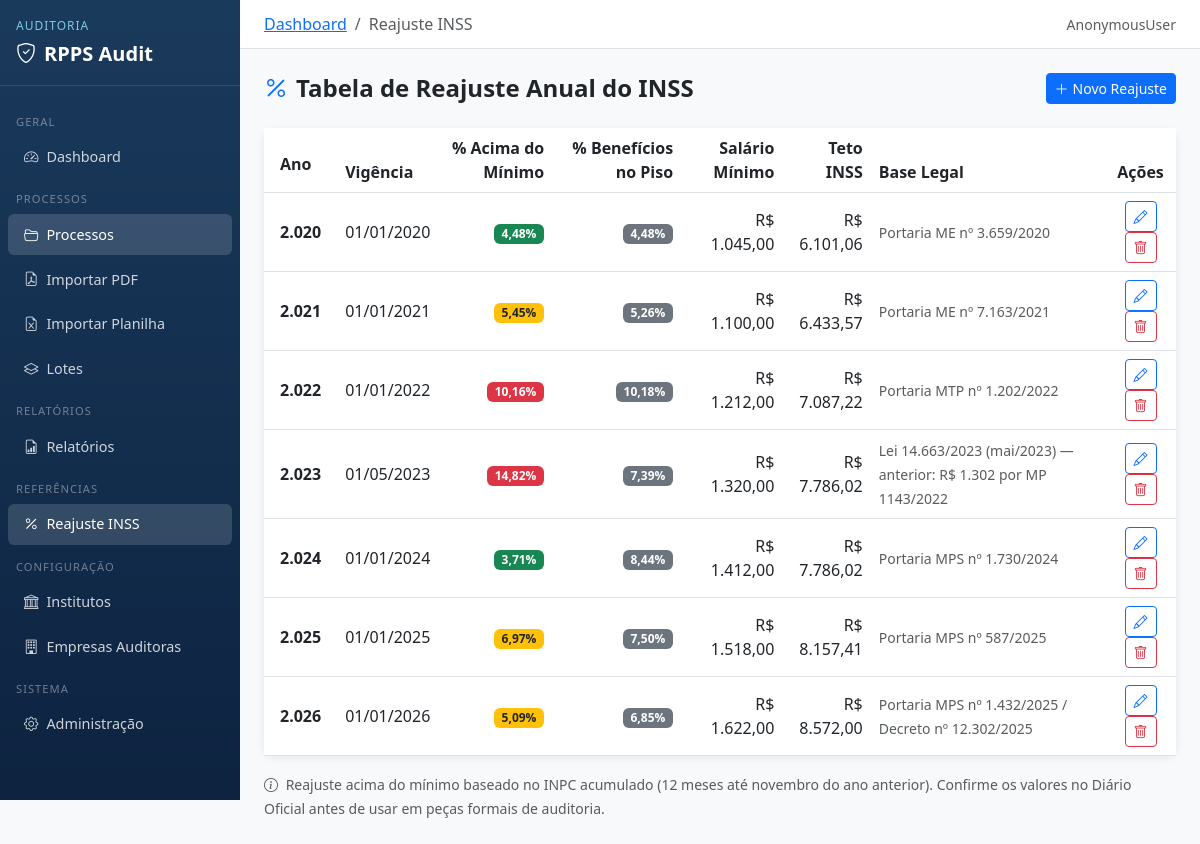
Screenshot of /processos/reajuste-inss/ with the database file from the repository.
### processos/models.py (models this page shows, shortened)
class ReajusteINSS(models.Model):
    ano = models.IntegerField(unique=True, verbose_name='Ano')
    vigencia = models.DateField(verbose_name='Vigência')
    percentual_acima_minimo = models.DecimalField(max_digits=5, decimal_places=2, verbose_name='% Reajuste (acima do mínimo)')
    percentual_piso = models.DecimalField(max_digits=5, decimal_places=2, verbose_name='% Reajuste (benefícios no piso)')
    salario_minimo = models.DecimalField(max_digits=10, decimal_places=2, verbose_name='Salário Mínimo (R$)')
    teto_inss = models.DecimalField(max_digits=10, decimal_places=2, verbose_name='Teto INSS (R$)')
    base_legal = models.CharField(max_length=200, blank=True, verbose_name='Base Legal')
    fatores_pro_rata = models.JSONField(
        default=dict, blank=True,
        verbose_name='Fatores Pro-Rata por Mês de Concessão',
        help_text=(
            'Para benefícios concedidos no ano anterior ao reajuste. '
            'Chave: mês de concessão (1–12). Valor: percentual de reajuste. '
            'Ex: {"1": 3.90, "2": 3.90, "3": 2.38, ...}'
        ),
    )
    class Meta:
        verbose_name = 'Reajuste INSS'
        verbose_name_plural = 'Reajustes INSS'
        ordering = ['-ano']

### processos/views.py (the view, shortened to what this page needs)
# urls.py: path('reajuste-inss/', views.reajuste_inss, name='reajuste_inss'),
def reajuste_inss(request):
    registros = ReajusteINSS.objects.order_by('ano')
    return render(request, 'processos/reajuste_inss.html', {'registros': registros})

### templates/processos/reajuste_inss.html (shortened to what this page needs)
{% extends 'base.html' %}
{% block breadcrumb %}
<li class="breadcrumb-item"><a href="{% url 'core:dashboard' %}">Dashboard</a></li>
<li class="breadcrumb-item active">Reajuste INSS</li>
{% endblock %}
{% block content %}
<div class="d-flex justify-content-between align-items-center mb-4">
    <h4 class="mb-0 fw-bold"><i class="bi bi-percent me-2 text-primary"></i>Tabela de Reajuste Anual do INSS</h4>
    <button class="btn btn-primary btn-sm" data-bs-toggle="modal" data-bs-target="#modalNovo">
        <i class="bi bi-plus-lg me-1"></i>Novo Reajuste
    </button>
</div>
<div class="card card-stat">
    <div class="card-body p-0">
        <table class="table table-hover mb-0 align-middle">
            <thead>
                <tr style="background:#1a3a5c; color:white;">
                    <th class="px-3 py-3">Ano</th>
                    <th>Vigência</th>
                    <th class="text-end">% Acima do Mínimo</th>
                    <th class="text-end">% Benefícios no Piso</th>
                    <th class="text-end">Salário Mínimo</th>
                    <th class="text-end">Teto INSS</th>
                    <th>Base Legal</th>
                    <th class="text-center">Ações</th>
                </tr>
            </thead>
            <tbody>
                {% for r in registros %}
                <tr>
                    <td class="px-3 fw-bold">{{ r.ano }}</td>
                    <td>{{ r.vigencia|date:"d/m/Y" }}</td>
                    <td class="text-end">
                        <span class="badge {% if r.percentual_acima_minimo >= 10 %}bg-danger{% elif r.percentual_acima_minimo >= 5 %}bg-warning text-dark{% else %}bg-success{% endif %}">
                            {{ r.percentual_acima_minimo }}%
                        </span>
                    </td>
                    <td class="text-end">
                        <span class="badge bg-secondary">{{ r.percentual_piso }}%</span>
                    </td>
                    <td class="text-end">R$ {{ r.salario_minimo|floatformat:2 }}</td>
                    <td class="text-end">R$ {{ r.teto_inss|floatformat:2 }}</td>
                    <td><small class="text-muted">{{ r.base_legal }}</small></td>
                    <td class="text-center">
                        <button class="btn btn-outline-primary btn-sm"
                            data-bs-toggle="modal" data-bs-target="#modalEditar"
                            data-pk="{{ r.pk }}"
                            data-ano="{{ r.ano }}"
                            data-vigencia="{{ r.vigencia|date:'Y-m-d' }}"
                            data-acima="{{ r.percentual_acima_minimo }}"
                            data-piso="{{ r.percentual_piso }}"
                            data-sm="{{ r.salario_minimo }}"
                            data-teto="{{ r.teto_inss }}"
                            data-legal="{{ r.base_legal }}">
                            <i class="bi bi-pencil"></i>
                        </button>
                        <form method="post" class="d-inline" onsubmit="return confirm('Excluir reajuste {{ r.ano }}?')">
                            <button type="submit" class="btn btn-outline-danger btn-sm">
                                <i class="bi bi-trash"></i>
                            </button>
                        </form>
                    </td>
                </tr>
                {% empty %}
                <tr><td colspan="8" class="text-center text-muted py-4">Nenhum registro cadastrado.</td></tr>
                {% endfor %}
            </tbody>
        </table>
    </div>
</div>
<div class="mt-3">
    <small class="text-muted">
        <i class="bi bi-info-circle me-1"></i>
        Reajuste acima do mínimo baseado no INPC acumulado (12 meses até novembro do ano anterior). Confirme os valores no Diário Oficial antes de usar em peças formais de auditoria.
    </small>
</div>
{% endblock %}

### templates/base.html (style rules this page uses)
body { background-color: #f8f9fa; }
.card-stat { border: none; border-radius: 12px; box-shadow: 0 2px 8px rgba(0,0,0,0.08); }
.card-stat .card-body { padding: 1.25rem; }

### rows the page displays
ReajusteINSS: ano "2.020", vigencia "01/01/2020", percentual_acima_minimo "4,48", percentual_piso "4,48", salario_minimo "1.045,00", teto_inss "6.101,06", base_legal "Portaria ME nº 3.659/2020"
ReajusteINSS: ano "2.021", vigencia "01/01/2021", percentual_acima_minimo "5,45", percentual_piso "5,26", salario_minimo "1.100,00", teto_inss "6.433,57", base_legal "Portaria ME nº 7.163/2021"
ReajusteINSS: ano "2.022", vigencia "01/01/2022", percentual_acima_minimo "10,16", percentual_piso "10,18", salario_minimo "1.212,00", teto_inss "7.087,22", base_legal "Portaria MTP nº 1.202/2022"
ReajusteINSS: ano "2.023", vigencia "01/05/2023", percentual_acima_minimo "14,82", percentual_piso "7,39", salario_minimo "1.320,00", teto_inss "7.786,02", base_legal "Lei 14.663/2023 (mai/2023) — anterior: R$ 1.302 por MP 1143/2022"
ReajusteINSS: ano "2.024", vigencia "01/01/2024", percentual_acima_minimo "3,71", percentual_piso "8,44", salario_minimo "1.412,00", teto_inss "7.786,02", base_legal "Portaria MPS nº 1.730/2024"
ReajusteINSS: ano "2.025", vigencia "01/01/2025", percentual_acima_minimo "6,97", percentual_piso "7,50", salario_minimo "1.518,00", teto_inss "8.157,41", base_legal "Portaria MPS nº 587/2025"
ReajusteINSS: ano "2.026", vigencia "01/01/2026", percentual_acima_minimo "5,09", percentual_piso "6,85", salario_minimo "1.622,00", teto_inss "8.572,00", base_legal "Portaria MPS nº 1.432/2025 / Decreto nº 12.302/2025"

### other values shown
{{ request.user }} "AnonymousUser"
